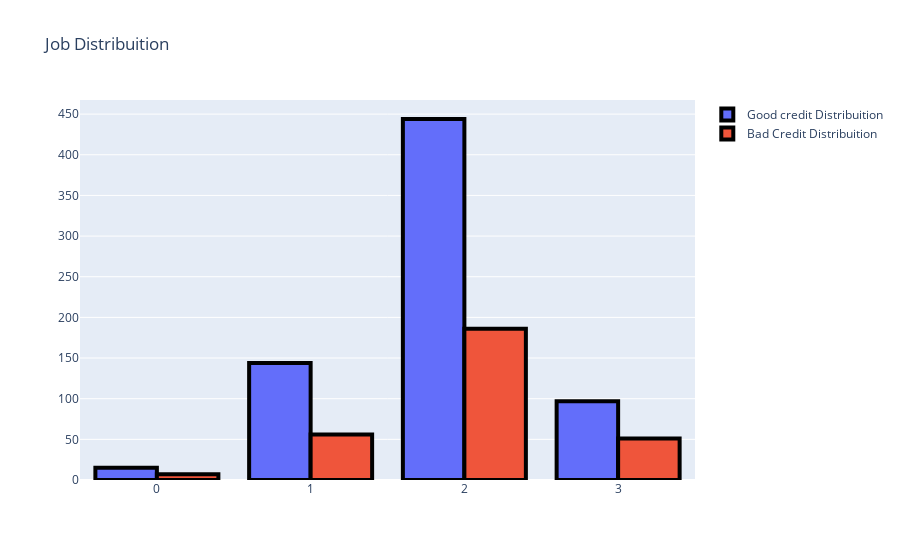

The notebook cell this image was saved under:
### Markdown cell above
Let's create age categories and look at the distribution of Loan Amount by Riskand try to do some research on Credit Amount by Age Crossed Work, and Distribution.

Distribution

### Code cell
#First plot
trace0 = go.Bar(
    x = df[df["Risk"]== 'good']["Job"].value_counts().index.values,
    y = df[df["Risk"]== 'good']["Job"].value_counts().values,
    name='Good credit Distribuition'
)

#Second plot
trace1 = go.Bar(
    x = df[df["Risk"]== 'bad']["Job"].value_counts().index.values,
    y = df[df["Risk"]== 'bad']["Job"].value_counts().values,
    name="Bad Credit Distribuition"
)

data = [trace0, trace1]

layout = go.Layout(
    title='Job Distribuition'
)

fig = go.Figure(data=data, layout=layout)
fig.data[0].marker.line.width = 4
fig.data[0].marker.line.color = "black"
fig.data[1].marker.line.width = 4
fig.data[1].marker.line.color = "black"
py.iplot(fig, filename='grouped-bar')

### Figure 1 — Plotly figure (JSON) as saved in the notebook; plotly's stock layout.template omitted (floating-point values rounded to 4 significant figures)
{"data": [{"marker": {"line": {"color": "black", "width": 4}}, "name": "Good credit Distribuition", "type": "bar", "x": [2, 1, 3, 0], "y": [444, 144, 97, 15]}, {"marker": {"line": {"color": "black", "width": 4}}, "name": "Bad Credit Distribuition", "type": "bar", "x": [2, 1, 3, 0], "y": [186, 56, 51, 7]}], "layout": {"title": {"text": "Job Distribuition"}}}
